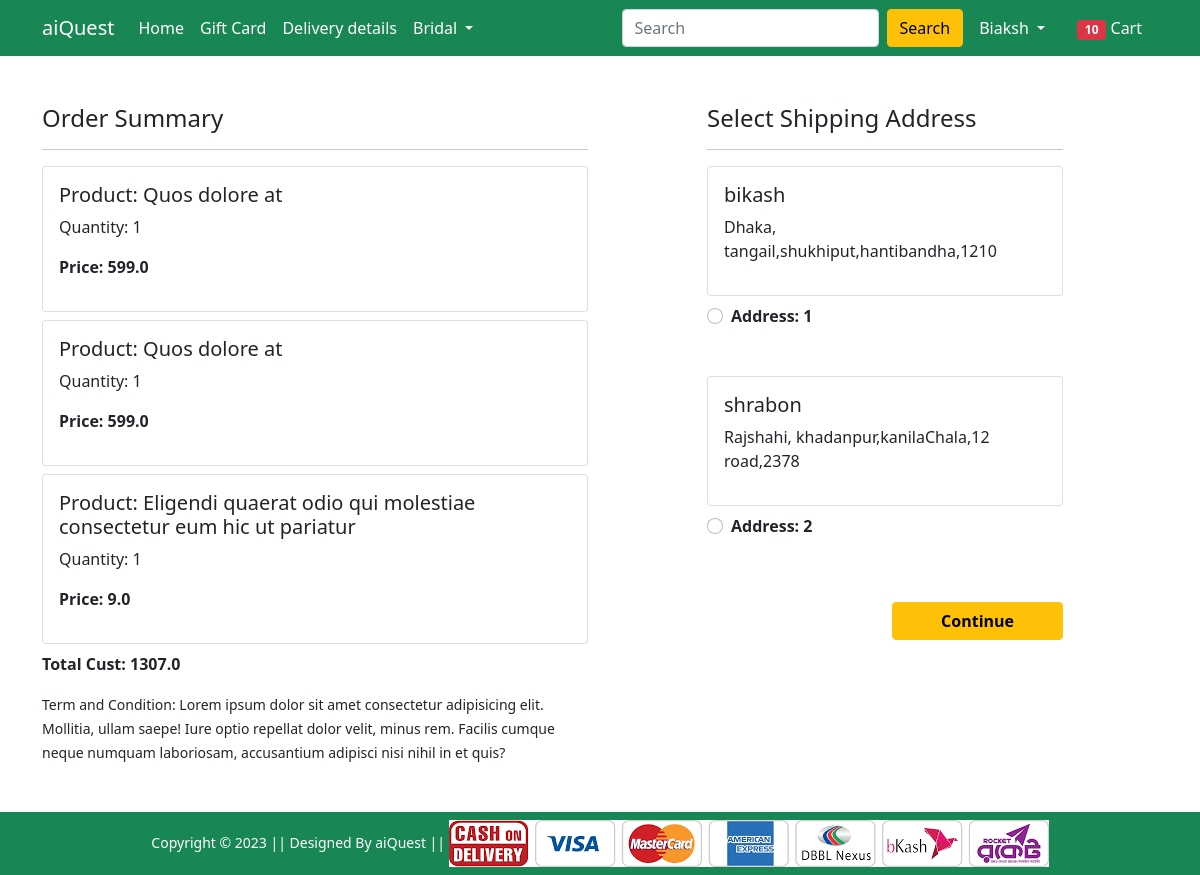
/checkout/ (signed in), run on an earlier commit of the app's database.
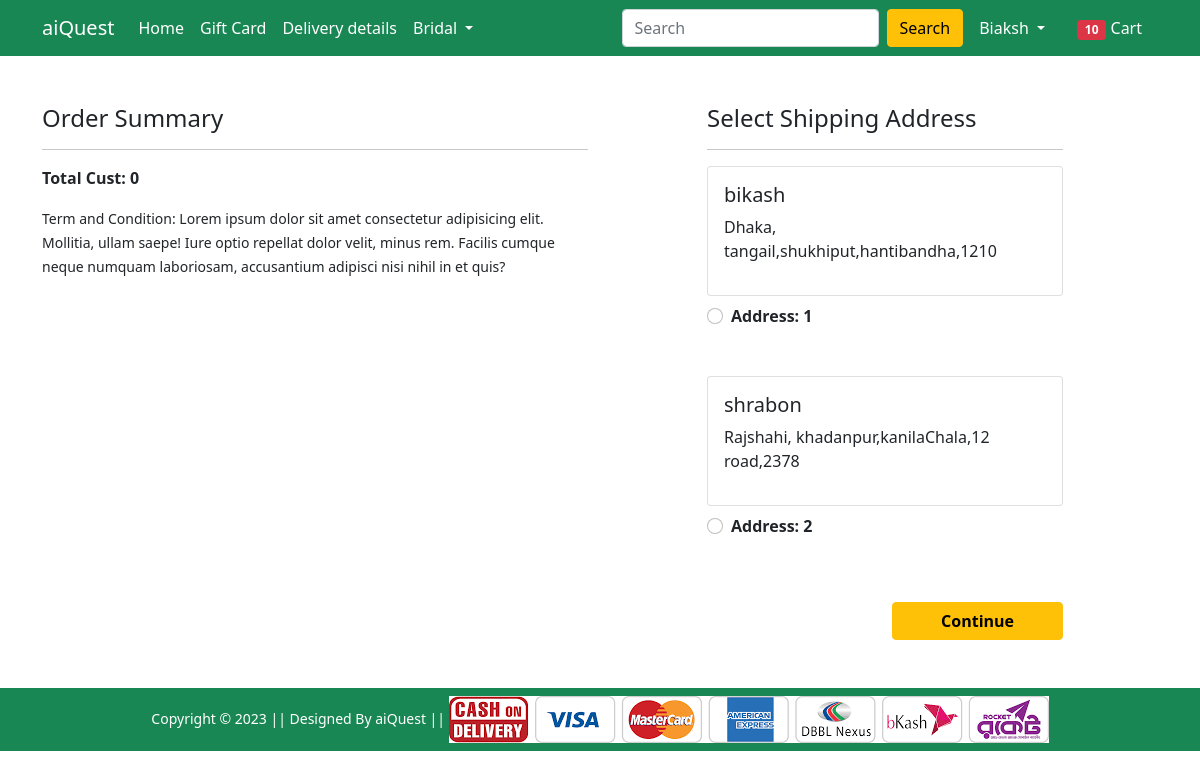
And on a later commit of the database.
### Shop/models.py (models this page shows, shortened)
class Card(models.Model):
    user = models.ForeignKey(User, on_delete=models.CASCADE)
    product = models.ForeignKey(Product, on_delete=models.CASCADE)
    quantity = models.PositiveIntegerField(default=1)
    @property
    def total_cust(self):
        return self.quantity * self.product.discounted_price

class Product(models.Model):
    title = models.CharField(max_length=300)
    selling_price = models.FloatField()
    discounted_price = models.FloatField()
    description = models.TextField()
    brand = models.CharField(max_length=40)
    category = models.CharField(choices=CATEGORY_CHOICES , max_length=3)
    product_image = models.ImageField(upload_to='productImg')

class Customer(models.Model):
    user = models.ForeignKey(User, on_delete=models.CASCADE)
    name = models.CharField(max_length=34)
    division = models.CharField(choices=DIVISION_CHOICES, max_length=59)
    district = models.CharField(max_length=200)
    thana = models.CharField(max_length=60)
    villorroad = models.CharField(max_length=200)
    zipCode = models.IntegerField()

### Shop/views.py (the view)
# urls.py: path('checkout/', views.checkout, name='checkout'),
def checkout(request):
  user = request.user
  add = Customer.objects.filter(user = user)
  cart_item = Card.objects.filter(user = user)
  amount = 0
  shipping_amount = 100
  totalamount = 0
  cart_product = [ p for p in Card.objects.all() if p.user == user]
  for p in cart_product:
    temp_amount = (p.quantity * p.product.discounted_price)
    amount += temp_amount
    totalamount = amount + shipping_amount
  return render(request, 'Shop/checkout.html', {'add':add, 'totalamount':totalamount, 'cart_item': cart_item})

### Shop/templates/Shop/checkout.html (shortened to what this page needs)
{% extends 'Shop/base.html' %}
{% load static %}
{% block main-content %}
<div class="container">
    <div class="row mt-5">
        <div class="col-sm-6">
            <h4>Order Summary</h4>
            <hr>
            {% for item in cart_item %}
            <div class="card mb-2">
                <div class="card-body">
                    <h5>Product: {{item.product.title}}</h5>
                    <p>Quantity: {{item.quantity}}</p>
                    <p class="fw-bold">Price: {{item.total_cust}}</p>
                </div>
            </div>
            {% endfor %}
            <p> <strong>Total Cust: {{totalamount}}</strong> </p>
            <small>Term and Condition: Lorem ipsum dolor sit amet consectetur adipisicing elit. Mollitia, ullam saepe!
                Iure optio repellat dolor velit, minus rem. Facilis cumque neque numquam laboriosam, accusantium
                adipisci nisi nihil in et quis?</small>
        </div>
        <div class="col-sm-4 offset-sm-1">
            <h4>Select Shipping Address</h4>
            <hr>
            <form action="/paymentdone">
                {% for ad in add %}
                <div class="card">
                    <div class="card-body">
                        <h5>{{ad.name}}</h5>
                        <p>{{ad.division}}, {{ad.district}},{{ad.thana}},{{ad.villorroad}},{{ad.zipCode}}</p>
                    </div>
                </div>
                <div class="form-check mt-2 mb-5">
                    <input class="form-check-input" type="radio" name="customer_id" id="customerAdd{{forloop.counter}}" value="{{ad.id}}">
                    <label class="form-check-label fw-bold" for="">
                        Address: {{forloop.counter}} </label>
                </div>
                {% endfor %}
                <div class="text-end">
                    <button type="submit" class="btn btn-warning mt-3 px-5 fw-bold">Continue</button>
                </div>
            </form>
        </div>
    </div>
</div>
{% endblock main-content %}

What changed in the data, as far as the page shows it:
removed Card: product "Quos dolore at", quantity "1", total_cust "599.0"
removed Card: product "Quos dolore at", quantity "1", total_cust "599.0"
removed Card: product "Eligendi quaerat odio qui molestiae consectetur eum hic ut pariatur", quantity "1", total_cust "9.0"
Also different on the page:
{{ totalamount }}: "1307.0" → "0"
